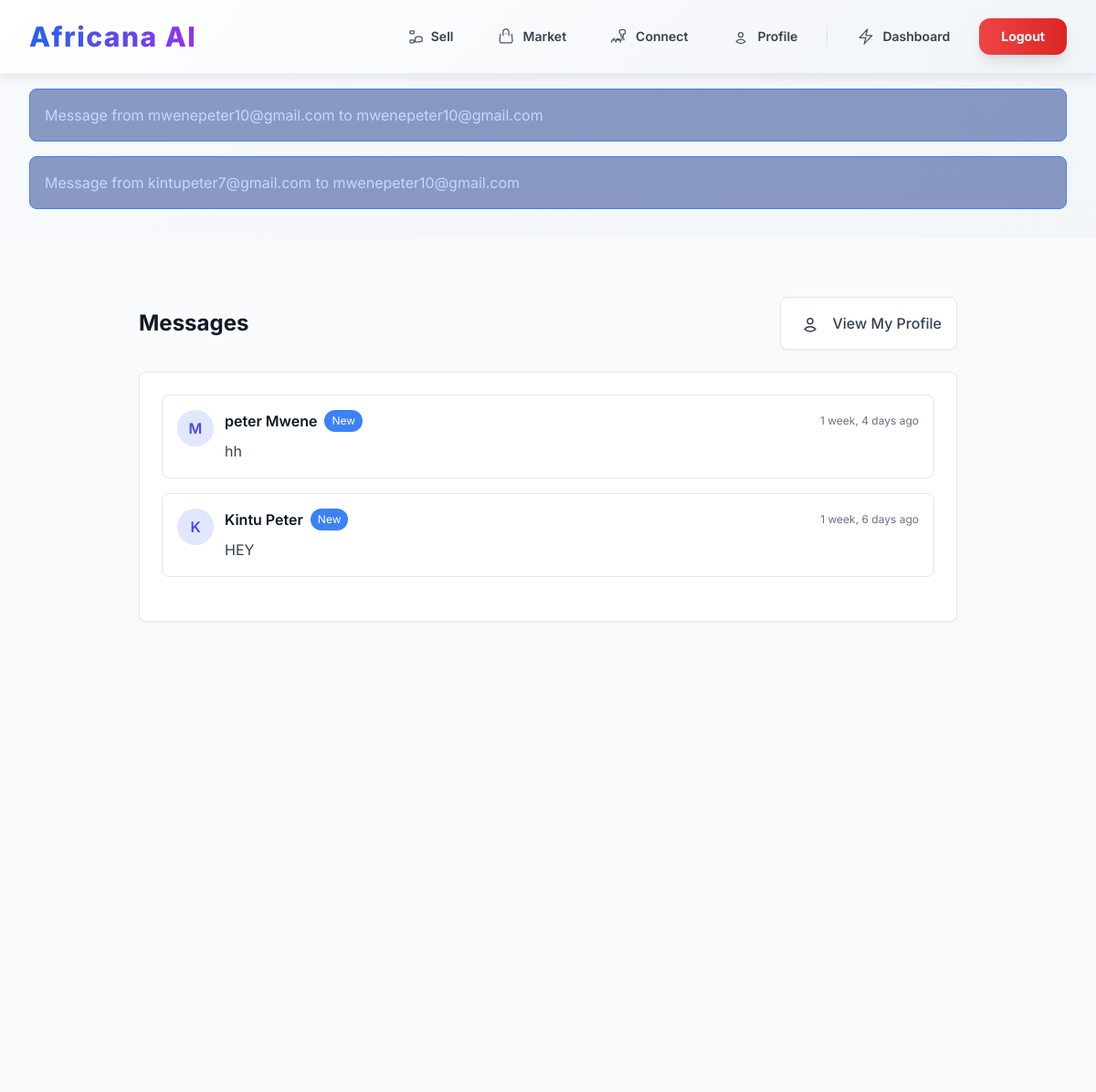
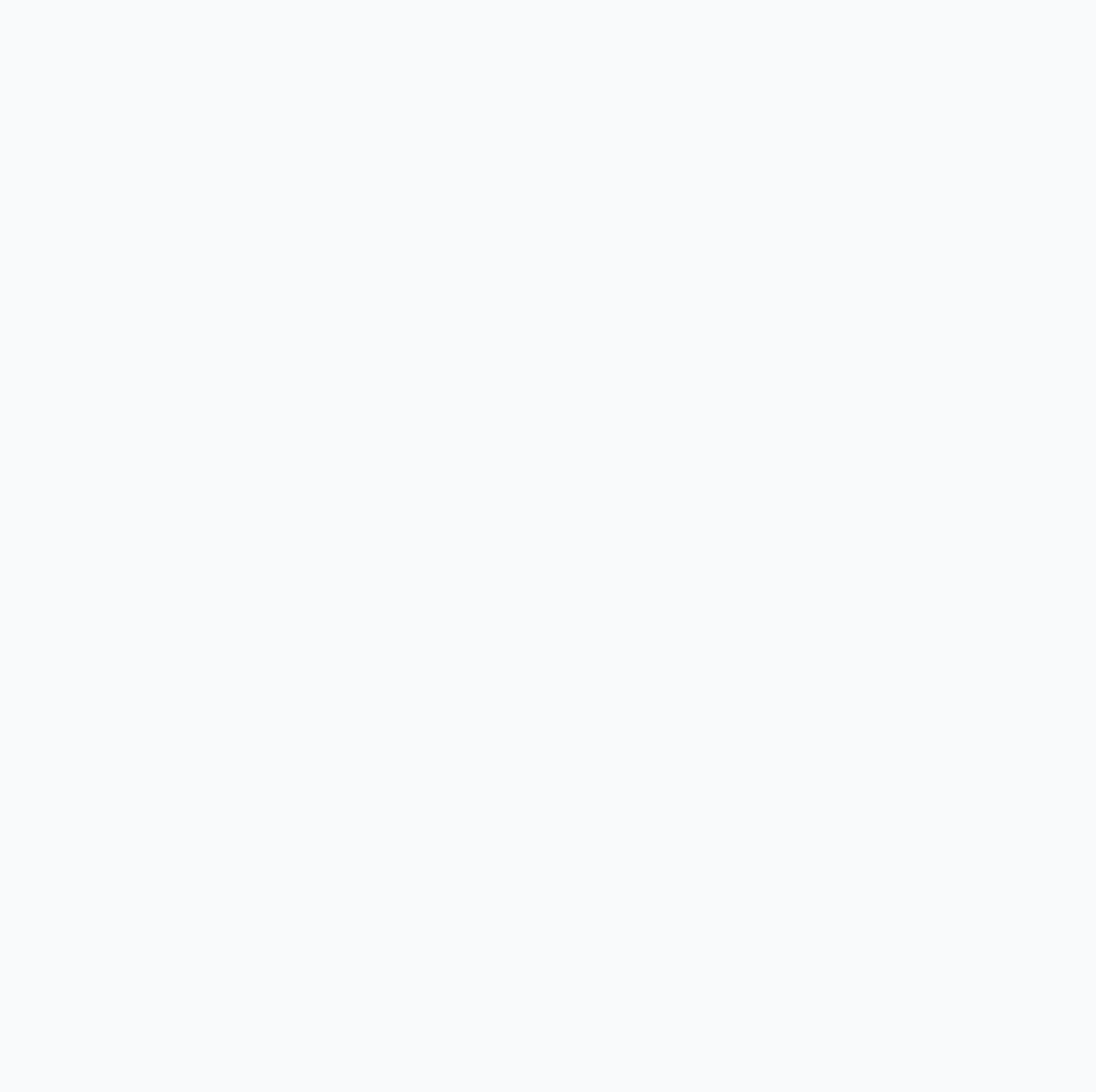
Page /hotel/inbox/ (signed in) on the committed database (2 pictures, top to bottom).
### hotel/models.py (models this page shows)
class Message(models.Model):
    sender = models.ForeignKey(settings.AUTH_USER_MODEL, on_delete=models.CASCADE, related_name='hotel_sent_messages')
    receiver = models.ForeignKey(settings.AUTH_USER_MODEL, on_delete=models.CASCADE, related_name='hotel_received_messages')
    content = models.TextField()
    is_read = models.BooleanField(default=False)
    created_at = models.DateTimeField(auto_now_add=True)
    def __str__(self):
        return f"Message from {self.sender.username} to {self.receiver.username}"
    class Meta:
        ordering = ['created_at']

### users/models.py (models this page shows, shortened)
class CustomUser(AbstractUser):
    headline = models.CharField(_("Headline"), max_length=255, blank=True, null=True,
                                help_text=_("A professional title or summary, like 'Senior Django Developer'"))
    about = models.TextField(_("About Summary"), blank=True, null=True,
                             help_text=_("A summary of your professional journey and goals."))
    location = models.CharField(_("Location"), max_length=100, blank=True, null=True)
    language = models.CharField(_("Preferred Language"), max_length=10, default='en',
                                help_text=_("User's preferred language for content, e.g., 'en', 'sw', 'fr'"))
    profile_image = CloudinaryField('profile_image', blank=True, null=True,
                                    help_text=_("Upload a professional profile picture."))
    user_type = models.CharField(_("User Type"), max_length=20, choices=[
        ('regular', 'Regular User'),
        ('investor', 'Investor'),
    ], default='regular', help_text=_("Type of user account."))
    is_approved = models.BooleanField(_("Is Approved"), default=False,
                                      help_text=_("Whether this investor account is approved to post partner content."))
    groups = models.ManyToManyField(
        Group,
        verbose_name=_('groups'),
        blank=True,
        related_name="customuser_set",
        related_query_name="customuser",
    )
    user_permissions = models.ManyToManyField(
        Permission,
        verbose_name=_('user permissions'),
        blank=True,
        related_name="customuser_permissions_set",
        related_query_name="customuser_permission",
    )
    def get_full_name(self):
        full_name = f"{self.first_name} {self.last_name}"
        return full_name.strip()

### hotel/views.py (the view)
# urls.py: path('inbox/', views.inbox, name='inbox'),
@login_required
def inbox(request):
    messages_list = Message.objects.filter(receiver=request.user).order_by('-created_at')
    return render(request, 'hotel/inbox.html', {'messages': messages_list})

### hotel/templates/hotel/inbox.html (shortened to what this page needs)
{% extends "base.html" %}
{% load static %}
{% block content %}
<div class="bg-gray-50 min-h-screen py-16 px-4">
    <div class="max-w-4xl mx-auto">
        <div class="flex flex-col md:flex-row md:items-center md:justify-between mb-6 gap-4">
            <h1 class="text-2xl font-bold text-gray-900">Messages</h1>
            <a href="{% url 'users:profile' %}" class="flex items-center space-x-2 bg-white border border-gray-200 rounded-lg px-4 py-2 text-gray-700 hover:text-indigo-600 hover:border-indigo-400 transition-colors shadow-sm">
                <span class="nav-icon-container">
                </span>
                <span class="text-base font-medium">View My Profile</span>
            </a>
        </div>
        <div class="bg-white rounded-lg shadow-sm border border-gray-200 p-6">
            {% if messages %}
                <div class="space-y-4 mb-6">
                    {% for message in messages %}
                    <div class="bg-white border border-gray-200 rounded-lg p-4 transition-all hover:shadow-md {% if not message.is_read %}bg-blue-50 border-blue-200{% endif %}">
                        <div class="flex items-start space-x-3">
                            <div class="w-10 h-10 bg-indigo-100 rounded-full flex items-center justify-center shrink-0">
                                <span class="text-indigo-600 font-semibold">{{ message.sender.username|first|upper }}</span>
                            </div>
                            <div class="flex-1">
                                <div class="flex items-center justify-between mb-2">
                                    <div class="flex items-center space-x-2">
                                        <h3 class="font-semibold text-gray-900">{{ message.sender.get_full_name|default:message.sender.username }}</h3>
                                        {% if not message.is_read %}
                                            <span class="bg-blue-500 text-white text-xs px-2 py-1 rounded-full">New</span>
                                        {% endif %}
                                    </div>
                                    <span class="text-gray-500 text-xs">{{ message.created_at|timesince }} ago</span>
                                </div>
                                <p class="text-gray-700 leading-relaxed">{{ message.content }}</p>
                            </div>
                        </div>
                    </div>
                    {% endfor %}
                </div>
            {% endif %}
        </div>
    </div>
</div>
{% endblock %}

### templates/base.html (shortened to what this page needs)
<!DOCTYPE html>
<html lang="en">
{% load static %}
<head>
    <script src="https://cdn.tailwindcss.com"></script>
</head>
<body class="bg-white text-gray-900 min-h-screen flex flex-col">
    <header class="header-glass">
        <nav class="max-w-7xl mx-auto px-3 sm:px-4 lg:px-8">
            <div class="flex justify-between items-center h-14 sm:h-16 md:h-20">
                <div class="flex-shrink-0">
                    <a href="{% url 'languages:home' %}" class="text-2xl sm:text-3xl font-extrabold bg-gradient-to-r from-blue-600 to-purple-600 bg-clip-text text-transparent hover:from-blue-500 hover:to-purple-500 transition duration-150 tracking-wider">
                    </a>
                </div>
                <div class="hidden md:flex md:space-x-2 lg:space-x-4 items-center">
                    <a href="{% url 'social:social_feed' %}" class="nav-item group relative px-4 py-2 rounded-xl transition-all duration-300 ease-out hover:bg-gradient-to-r hover:from-blue-50 hover:to-purple-50 hover:shadow-lg hover:shadow-blue-500/10 transform hover:scale-105">
                        <div class="flex items-center space-x-2">
                            <span class="text-sm font-semibold text-gray-700 group-hover:text-blue-600 transition-colors duration-300">Sell</span>
                        </div>
                        <div class="absolute inset-0 bg-gradient-to-r from-blue-500/0 to-purple-500/0 group-hover:from-blue-500/5 group-hover:to-purple-500/5 rounded-xl transition-all duration-300"></div>
                    </a>
                    <a href="{% url 'eshop:product_list' %}" class="nav-item group relative px-4 py-2 rounded-xl transition-all duration-300 ease-out hover:bg-gradient-to-r hover:from-emerald-50 hover:to-teal-50 hover:shadow-lg hover:shadow-emerald-500/10 transform hover:scale-105">
                        <div class="flex items-center space-x-2">
                            <span class="text-sm font-semibold text-gray-700 group-hover:text-emerald-600 transition-colors duration-300">Market</span>
                        </div>
                        <div class="absolute inset-0 bg-gradient-to-r from-emerald-500/0 to-teal-500/0 group-hover:from-emerald-500/5 group-hover:to-teal-500/5 rounded-xl transition-all duration-300"></div>
                    </a>
                    <a href="{% url 'hotel:social_feed' %}" class="nav-item group relative px-4 py-2 rounded-xl transition-all duration-300 ease-out hover:bg-gradient-to-r hover:from-purple-50 hover:to-pink-50 hover:shadow-lg hover:shadow-purple-500/10 transform hover:scale-105">
                        <div class="flex items-center space-x-2">
                            <span class="text-sm font-semibold text-gray-700 group-hover:text-purple-600 transition-colors duration-300">Connect</span>
                        </div>
                        <div class="absolute inset-0 bg-gradient-to-r from-purple-500/0 to-pink-500/0 group-hover:from-purple-500/5 group-hover:to-pink-500/5 rounded-xl transition-all duration-300"></div>
                    </a>
                    <a href="{% url 'users:profile' %}" class="nav-item group relative px-4 py-2 rounded-xl transition-all duration-300 ease-out hover:bg-gradient-to-r hover:from-indigo-50 hover:to-blue-50 hover:shadow-lg hover:shadow-indigo-500/10 transform hover:scale-105">
                        <div class="flex items-center space-x-2">
                            <span class="text-sm font-semibold text-gray-700 group-hover:text-indigo-600 transition-colors duration-300">Profile</span>
                        </div>
                        <div class="absolute inset-0 bg-gradient-to-r from-indigo-500/0 to-blue-500/0 group-hover:from-indigo-500/5 group-hover:to-blue-500/5 rounded-xl transition-all duration-300"></div>
                    </a>
                    {% if user.is_authenticated %}
                    <a href="{% url 'languages:user_profile' %}" class="nav-item group relative px-4 py-2 rounded-xl transition-all duration-300 ease-out hover:bg-gradient-to-r hover:from-green-50 hover:to-emerald-50 hover:shadow-lg hover:shadow-green-500/10 transform hover:scale-105">
                        <div class="flex items-center space-x-2">
                            <svg class="w-5 h-5 stroke-current text-gray-600 group-hover:text-green-600 transition-colors duration-300" xmlns="http://www.w3.org/2000/svg" fill="none" viewBox="0 0 24 24" stroke-width="1.5">
                                <path stroke-linecap="round" stroke-linejoin="round" d="M3.75 13.5l10.5-11.25L12 10.5h8.25L9.75 21.75 12 13.5H3.75Z" />
                            </svg>
                            <span class="text-sm font-semibold text-gray-700 group-hover:text-green-600 transition-colors duration-300">Dashboard</span>
                        </div>
                        <div class="absolute inset-0 bg-gradient-to-r from-green-500/0 to-emerald-500/0 group-hover:from-green-500/5 group-hover:to-emerald-500/5 rounded-xl transition-all duration-300"></div>
                    </a>
                    <a href="{% url 'languages:user_logout' %}" class="group relative inline-flex items-center justify-center px-6 py-2.5 rounded-xl shadow-lg text-sm font-bold text-white bg-gradient-to-r from-red-500 to-red-600 hover:from-red-600 hover:to-red-700 transition-all duration-300 ease-out transform hover:scale-105 hover:shadow-xl hover:shadow-red-500/25">
                        <span class="relative z-10">Logout</span>
                        <div class="absolute inset-0 bg-gradient-to-r from-red-400/0 to-red-500/0 group-hover:from-red-400/20 group-hover:to-red-500/20 rounded-xl transition-all duration-300"></div>
                    </a>
                    {% endif %}
                </div>
            </div>
        </nav>
    </header>
    <main class="flex-grow">
        {% if messages %}
        <div class="max-w-7xl mx-auto px-4 sm:px-6 lg:px-8 py-4">
            {% for message in messages %}
            <div class="mb-4 p-4 rounded-lg {% if message.tags == 'error' %}bg-red-900/50 border border-red-500 text-red-200{% elif message.tags == 'success' %}bg-green-900/50 border border-green-500 text-green-200{% else %}bg-blue-900/50 border border-blue-500 text-blue-200{% endif %}">
                {{ message }}
            </div>
            {% endfor %}
        </div>
        {% endif %}
        {% block content %}{% endblock %}
    </main>
</body>
</html>

### templates/base.html (style rules this page uses)
body { font-family: 'Inter', sans-serif; padding-bottom: 60px; background: linear-gradient(135deg, #f8fafc 0%, #f0f4f8 100%); }
@media (min-width: 768px) { body { padding-bottom: 0; } }
.header-glass { background: linear-gradient(135deg, rgba(255, 255, 255, 0.98) 0%, rgba(240, 244, 248, 0.98) 100%); backdrop-filter: blur(20px); -webkit-backdrop-filter: blur(20px); border-bottom: 1px solid rgba(59, 130, 246, 0.1); z-index: 100; position: sticky; top: 0; pointer-events: auto !important; box-shadow: 0 4px 12px rgba(0, 0, 0, 0.08); }
.nav-icon-container { position: relative; display: inline-flex; align-items: center; padding: 8px 4px; }

### rows in the picture
Message: sender+receiver "Message from mwenepeter10@gmail.com to mwenepeter10@gmail.com", sender.username|first "M", sender.get_full_name "peter Mwene", is_read "New", created_at "1 week, 4 days", content "hh"
Message: sender+receiver "Message from kintupeter7@gmail.com to mwenepeter10@gmail.com", sender.username|first "K", sender.get_full_name "Kintu Peter", is_read "New", created_at "1 week, 6 days", content "HEY"
